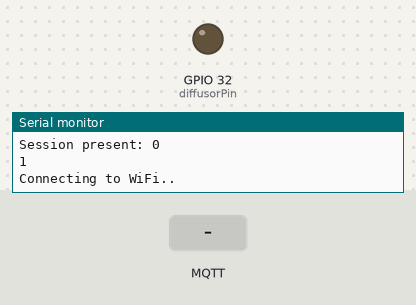
Bench run of a program on a simulated ESP32. Shown: output pins drawn as LEDs (lit = HIGH), the last lines printed to the serial monitor. Inputs (shaded band) come from the test bench. WiFi joins after 1.5 s; servers stay silent unless stated; no MQTT or app messages arrive unless stated.

Above: at 2.8 s.
2.9 s: MQTT message "1" arrives on the first subscribed topic
At 3.5 s:
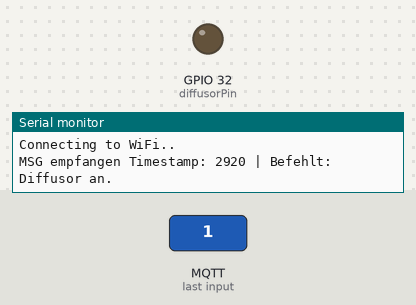
4.4 s: MQTT message "0" arrives on the first subscribed topic
At 5.0 s:
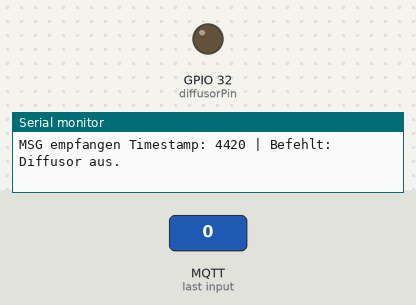
Timing chart, 0 to 7.4 s (numbered marks = the images above; inputs shaded):
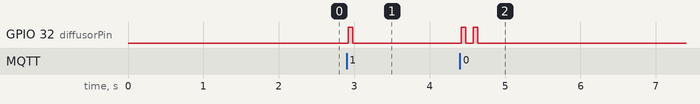

Measured:
- after the input at 2.9 s, GPIO 32 (diffusorPin): LOW → HIGH at once, → LOW 0.06 s later
- after the input at 4.4 s, GPIO 32 (diffusorPin): alternates HIGH for 0.06 s and LOW for 0.10 s, 4 changes in all, then stays LOW, starting at once

The program:

main.cpp
```cpp
#include <Arduino.h>
#include <Wire.h>
#include <SPI.h>
#include <WiFi.h>
#include <WiFiClient.h>
#include <HTTPClient.h>
#include <AsyncMqttClient.h>


extern "C" {
	#include "freertos/FreeRTOS.h"
	#include "freertos/timers.h"
}

#define MQTT_HOST IPAddress(192, 168, 141, 99)
#define MQTT_PORT 1883
#define MQTT_QoS 1
#define MQTT_SUB_DIFFUSOR "esp/sensorBoard/diffusor"

char mqttCommandMsg = 'c'; //ggf. zu lokaler variable machen
const char *ssid = "REPLACE_WITH_YOUR_SSID";
const char *password = "REPLACE_WITH_YOUR_PASSWORD";
static const int diffusorPin = 32;

//MQTT-Timer-Hilfsvariable die alle 10 sec die Anweisung an den Broker publiziert
unsigned long previousMills = 0;
const long interval = 1000;

// Erzeugen eine Instanz der Klasse AsyncMqttClient namens mqttClient um die MQTT clients zu verwalten
// Timer Instanzen verwalten das wieder verbinden mit MQTT Broke und Router
AsyncMqttClient mqttClient;
TimerHandle_t mqttReconnectTimer;
TimerHandle_t wifiReconnectTimer;

/* WiFi Connection: Callback-Fkt, wird asynch ausgeführt */
void connectToWifi()
{
    WiFi.begin(ssid, password);
    while (WiFi.status() != WL_CONNECTED)
    {
        delay(500);
        Serial.println("Connecting to WiFi..");
    }
}

/*Callback-Fkt, wird asynch ausgeführt*/
void connectToMqtt()
{
    Serial.println("Connecting to MQTT Broker ...");
    mqttClient.connect();
}

/*WiFiEventHandler Verwaltet die WiFi-Events: Callback-Fkt, wird asynch ausgeführt*/
void WiFiEventHandler(WiFiEvent_t event)
{
    Serial.printf("[WiFi-event] event: %d\n", event);
    switch (event)
    {
    case SYSTEM_EVENT_STA_GOT_IP:
        Serial.print("Connected to WiFi network with IP Address: ");
        Serial.println(WiFi.localIP());
        connectToMqtt();
        break;
    case SYSTEM_EVENT_STA_DISCONNECTED:
        Serial.println("Lost WiFi connection ...");
        xTimerStop(mqttReconnectTimer, 0);
        xTimerStart(wifiReconnectTimer, 0);
        break;
    }
}

/*The onMqttConnect() function runs after starting a session with the broker : Callback-Fkt, wird asynch ausgeführt*/
void onMqttConnect(bool sessionPresent)
{
    Serial.println("Connected to MQTT.");
    Serial.print("Session present: ");
    Serial.println(sessionPresent);
    /*Bei Broker auf Topic Subscriben*/
    uint16_t packetIdSubDiffusor = mqttClient.subscribe(MQTT_SUB_DIFFUSOR, MQTT_QoS);
    Serial.println(packetIdSubDiffusor);
}

/*Wenn ESP32 die verbindung zum MQTT-Broker verliert wird onMqttDisconnect aufgerufen: Callback-Fkt, wird asynch ausgeführt*/
void onMqttDisconnect(AsyncMqttClientDisconnectReason reason)
{
    Serial.println("Disconnected from MQTT.");
    if (WiFi.isConnected())
    {
        xTimerStart(mqttReconnectTimer, 0);
    }
}

/*Eventhandler für Subscriber*/
void onMqttSubscribe(uint16_t packetId, uint8_t qos) {
  Serial.println("Subscribe acknowledged.");
  Serial.print("  packetId: ");
  Serial.println(packetId);
  Serial.print("  qos: ");
  Serial.println(qos);
}

void onMqttUnsubscribe(uint16_t packetId) {
  Serial.println("Unsubscribe acknowledged.");
  Serial.print("  packetId: ");
  Serial.println(packetId);
}

/*onMqttPublish wird aufgerufen, wenn eine MSG auf einem MQTT-Topic publiziert wird: Callback-Fkt, wird asynch ausgeführt*/
void onMqttPublish(uint16_t packetId)
{
    Serial.println("Publish acknowledged.");
    Serial.print("  packetId: ");
    Serial.println(packetId);
}

void diffusor_on()
{
  digitalWrite(diffusorPin, HIGH);
  delay(60);
  digitalWrite(diffusorPin, LOW);
}

void diffusor_off()
{
  digitalWrite(diffusorPin, HIGH);
  delay(60);
  digitalWrite(diffusorPin, LOW);
  delay(100);
  digitalWrite(diffusorPin, HIGH);
  delay(60);
  digitalWrite(diffusorPin, LOW);
}

/*MQTT MSH auslesen und darauf regieren*/
void onMqttMessage(char *topic, char *payload, AsyncMqttClientMessageProperties properties, size_t len, size_t index, size_t total)
{
  int currentMillis = millis();
  for (size_t i = 0; i < len; ++i)
  {
    mqttCommandMsg = *payload;
  }

  if (mqttCommandMsg == '1')
  {
    Serial.printf("MSG empfangen Timestamp: %i | Befehlt: Diffusor an.\n", currentMillis);
    diffusor_on();
  }
  if (mqttCommandMsg == '0')
  {
    Serial.printf("MSG empfangen Timestamp: %i | Befehlt: Diffusor aus.\n", currentMillis);
    diffusor_off();
  }
}

void setup()
{
    Serial.begin(9600);

    pinMode(diffusorPin, OUTPUT); // Set diffusorPin as digital output pin


    /*The next two lines create timers that will allow both the MQTT broker and Wi-Fi connection to reconnect, in case the connection is lost.*/
    mqttReconnectTimer = xTimerCreate("mqttTimer", pdMS_TO_TICKS(2000), pdFALSE, (void *)0, reinterpret_cast<TimerCallbackFunction_t>(connectToMqtt));
    wifiReconnectTimer = xTimerCreate("wifiTimer", pdMS_TO_TICKS(2000), pdFALSE, (void *)0, reinterpret_cast<TimerCallbackFunction_t>(connectToWifi));

    /*Zuweisung einer Callback-Fkt: wenn der ESP sich mit dem WiFi verbindet wird die WiFiEventHandler-Fkt aufgerufen*/
    WiFi.onEvent(WiFiEventHandler);

    /*Zuweisung weiterer Callback-Fkt'en. Die zugewiesen Fkt werden automatisch aufgerufen, sobald diese Benötigt werden*/
    mqttClient.onConnect(onMqttConnect);
    mqttClient.onDisconnect(onMqttDisconnect);
    mqttClient.onSubscribe(onMqttSubscribe);
    mqttClient.onUnsubscribe(onMqttUnsubscribe);
    mqttClient.onMessage(onMqttMessage);
    mqttClient.setServer(MQTT_HOST, MQTT_PORT);

    /*mit WiFi verbindne durch das aufrufen der connectToWifi-Fkt*/
    connectToWifi();
}

void loop(){ }
```
